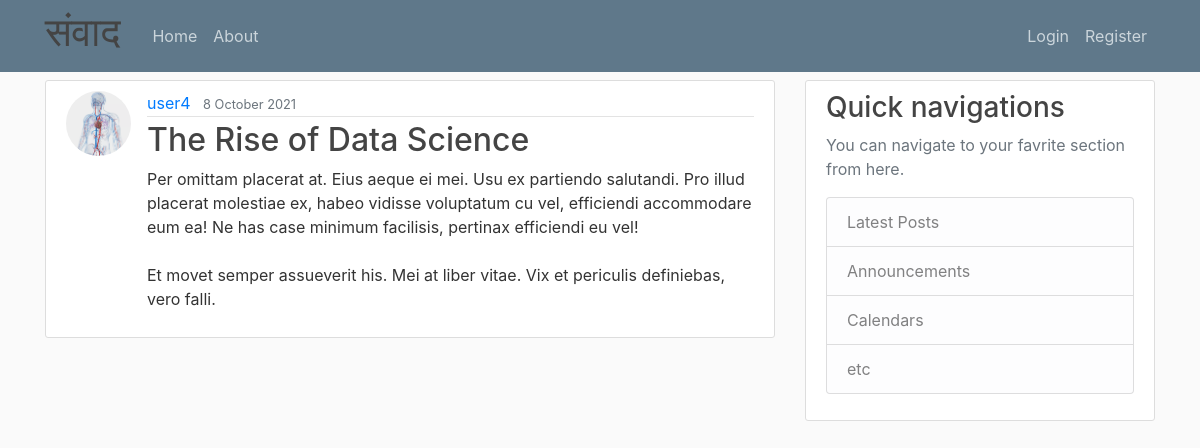
The app's page /post/36 with its own data.
### blog/models.py (models this page shows, shortened)
class Post(models.Model):
    title = models.CharField(max_length=100)
    content = models.TextField()
    date_posted = models.DateTimeField(default=timezone.now)
    author = models.ForeignKey(User, on_delete=models.CASCADE)

### users/models.py (models this page shows, shortened)
class Profile(models.Model):
    user = models.OneToOneField(User, on_delete=models.CASCADE)
    image = models.ImageField(default='default.jpg', upload_to='profile_pics')

### blog/views.py (the view)
# urls.py: path('post/<int:pk>', PostDetailView.as_view(), name='post-detail'),
class PostDetailView(DetailView):
    model = Post

### blog/templates/blog/Post_detail.html (shortened to what this page needs)
{% extends "blog/base.html" %}
{% block content %}
<article class="media content-section">
    <img class="rounded-circle article-img" src="{{ object.author.profile.image.url }}">
  <div class="media-body">
    <div class="article-metadata">
      <a class="mr-2" href="{% url 'user-posts' object.author.username %}">{{ object.author }}</a>
      <small class="text-muted">{{ object.date_posted|date:"j F Y" }}</small>
    </div>
    <h2>{{ post.title }}</h2>
    <p class="article-content">{{ object.content }}</p>
  </div>
</article>
{% endblock content %}

### blog/static/blog/main.css (style rules this page uses)
body { background: #fafafa; color: #333333; margin-top: 5rem; }
h1, h2, h3, h4, h5, h6 { color: #444444; }
.content-section { background: #ffffff; padding: 10px 20px; border: 1px solid #dddddd; border-radius: 3px; margin-bottom: 20px; }
.article-content { white-space: pre-line; }
.article-img { height: 65px; width: 65px; margin-right: 16px; }
.article-metadata { padding-bottom: 1px; margin-bottom: 4px; border-bottom: 1px solid #e3e3e3 }

### records on screen
Post: author.profile.image (picture), author "user4", date_posted "8 October 2021", title "The Rise of Data Science", content "Per omittam placerat at. Eius aeque ei mei. Usu ex partiendo salutandi. Pro illud placerat molestiae ex, habeo vidisse voluptatum cu vel, efficiendi accommodare eum ea! Ne has case minimum facilisis, pertinax efficiendi eu vel! Et movet semper assueverit his. Mei at liber vitae. Vix et periculis definiebas, vero falli."
